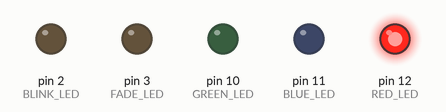
Simulated run of this sketch. Board: Arduino Uno, built with avr-gcc and run on an emulated ATmega328P. On the bench: output pins drawn as LEDs (lit = HIGH).

Above: at 0.1 s.
At 3.1 s:
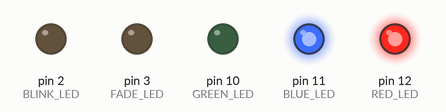
At 13.76 s:
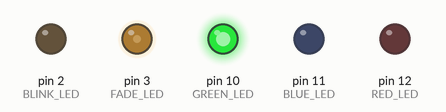
At 16.46 s:
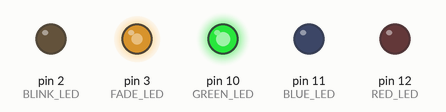
At 19.2 s:
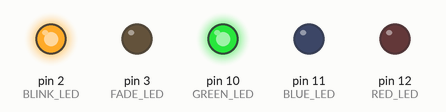
At 36.2 s:
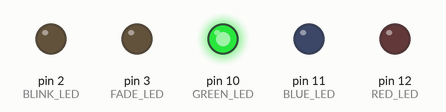
Timing chart, 0 to 40.0 s (numbered marks = the images above):
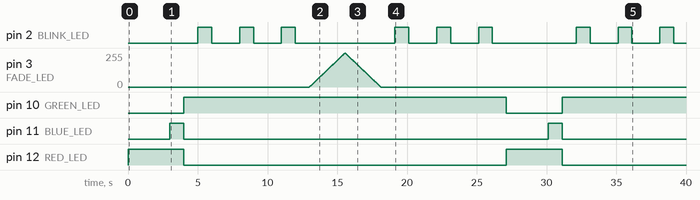

The sketch:

LED-trafficlight.ino
```cpp
#define GREEN_LED 10
#define BLUE_LED 11
#define RED_LED 12

#define FADE_LED 3
#define BLINK_LED 2

void setup() {
  pinMode(FADE_LED, OUTPUT);
  pinMode(BLINK_LED, OUTPUT);
  pinMode(GREEN_LED, OUTPUT);
  pinMode(BLUE_LED, OUTPUT);
  pinMode(RED_LED, OUTPUT);
}

void loop() {
  turn_led_on_for(RED_LED, 3000);
  turn_two_leds_on_for(RED_LED, BLUE_LED, 1000);

  digitalWrite(GREEN_LED, HIGH);

  blink_for(3, 1000);
  fade();
  blink_for(3, 1000);

  digitalWrite(GREEN_LED, LOW);
}

void fade(){
  for (int brigthness=0; brigthness<=255; brigthness++){
    analogWrite(FADE_LED, brigthness);
    delay(10);
  }
  for (int brigthness=255; brigthness>=0; brigthness--){
    analogWrite(FADE_LED, brigthness);
    delay(10);
  }
}

void blink(){
  digitalWrite(BLINK_LED, HIGH);
  delay(1000);
  digitalWrite(BLINK_LED, LOW);
  delay(1000);
}

void turn_led_on_for(int led, int milliseconds){
  digitalWrite(led, HIGH);
  delay(milliseconds);
  digitalWrite(led, LOW);
}

void turn_two_leds_on_for(int led1, int led2, int milliseconds){
  digitalWrite(led1, HIGH);
  digitalWrite(led2, HIGH);
  delay(milliseconds);
  digitalWrite(led1, LOW);
  digitalWrite(led2, LOW);
}

void blink_for(int times, int delayMs){
  for (int i=0; i<times; i++){
    delay(delayMs);
    blink();
  }
}
```

Measured:
- by itself, pin 2 (BLINK_LED): LOW → HIGH at 5.0 s, → LOW 1.0 s later, → HIGH 2.0 s later, → LOW 1.0 s later, … (18 changes in this stretch)
- by itself, pin 3 (FADE_LED): rises from 0/255 to 255/255 in 2.5 s, then falls to 0/255 in 2.6 s
- by itself, pin 10 (GREEN_LED): LOW → HIGH at 4.0 s, → LOW 23.1 s later, → HIGH 4.0 s later
- by itself, pin 11 (BLUE_LED): alternates HIGH for 1.0 s and LOW for 26.1 s
- by itself, pin 12 (RED_LED): alternates HIGH for 4.0 s and LOW for 23.1 s
